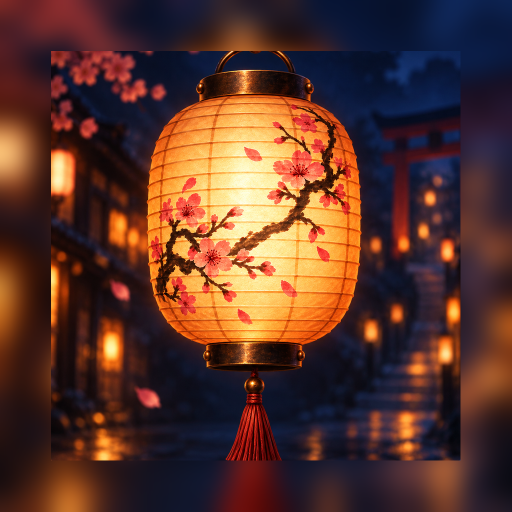
#> input picture assets/branding/lantern-mark-v2.png, 1024 x 1024 px (shown at 1/2 size); its folder holds 2 pictures in this run
$ python make-icons.py
#> lines starting #> are read from the running program, lines starting #| are printed output that depends on the picture
"""Generate the PWA icon set from the finished Lantern Alley lantern mark.

Two kinds are needed:
  - "any"      : the icon as-is, used in most places.
  - "maskable" : Android crops icons to a circle/squircle. Anything outside the
                 middle 80% can be cut off, so the art is padded onto a solid
                 background with a safe margin.
"""
from pathlib import Path

from PIL import Image


ROOT = Path(__file__).resolve().parent
# v2 is the owner's own lantern illustration, rebuilt to the rule below: full
# bleed, no rounded corners of its own, and the lantern inside the maskable
# safe zone. The supplied artwork had rounded corners and a lantern that
# reached top and bottom, either of which a circular mask would have cut.
SRC = ROOT / "assets" / "branding" / "lantern-mark-v2.png"
OUT_DIR = ROOT / "icons"
BG = (14, 24, 48, 255)  # --ai-indigo-deep, matches the page and theme-color
SIZES = [192, 512]
RESAMPLE = Image.Resampling.LANCZOS

OUT_DIR.mkdir(parents=True, exist_ok=True)
master = Image.open(SRC).convert('RGBA')

for size in SIZES:
    plain = master.resize((size, size), RESAMPLE)
    plain.save(OUT_DIR / ('icon-%d.png' % size), format='PNG')

    # The master already has a full-bleed navy background and keeps the lantern
    # well inside the maskable safe zone. Padding the whole master again made
    # the lantern unreadably small on a phone home screen.
    maskable = master.resize((size, size), RESAMPLE)
    maskable.save(OUT_DIR / ('icon-%d-maskable.png' % size), format='PNG')
#> this loop made 2 passes
#> pass 1, `plain = master.resize((size, size), RESAMPLE)`:
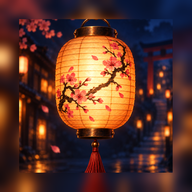
#> plain: PIL image 192x192 RGBA; mean R, G, B, A 89.9, 53.3, 42.9, 255
#> pass 2, `plain = master.resize((size, size), RESAMPLE)`:
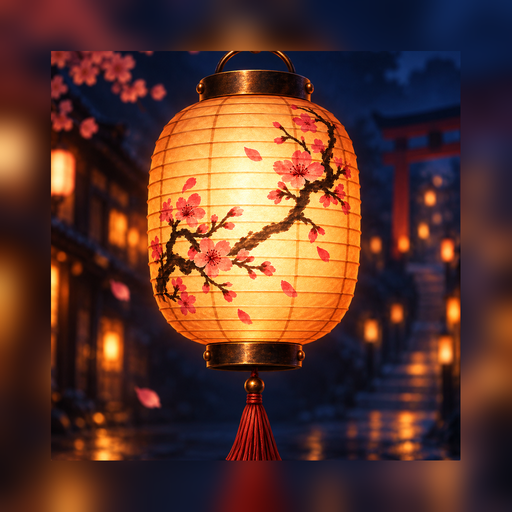
#> plain: PIL image 512x512 RGBA; mean R, G, B, A 89.9, 53.3, 42.9, 255

# iOS ignores the manifest and uses this; it must not be transparent.
apple = Image.new('RGBA', (180, 180), BG)
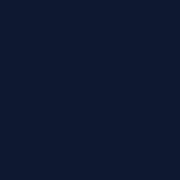
#> apple: PIL image 180x180 RGBA; mean R, G, B, A 14, 24, 48, 255
art = master.resize((150, 150), RESAMPLE)
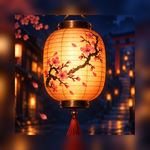
#> art: PIL image 150x150 RGBA; mean R, G, B, A 89.9, 53.3, 42.9, 255
apple.paste(art, (15, 15), art)
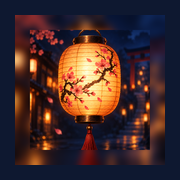
#> apple: PIL image 180x180 RGBA; mean R, G, B, A 66.7, 44.3, 44.5, 255
apple.convert('RGB').save(OUT_DIR / 'apple-touch-icon.png', format='PNG')

# Browsers still ask for the favicon before they read the web manifest.
# Keep it derived from the same master image rather than preserving an older,
# visually unrelated mark.
master.convert('RGBA').save(ROOT / 'lantern-alley.ico', format='ICO', sizes=[(16, 16), (32, 32), (48, 48), (64, 64)])

for path in sorted(OUT_DIR.iterdir()):
    print('  %-28s %5.1f KB' % (path.name, path.stat().st_size / 1024))
